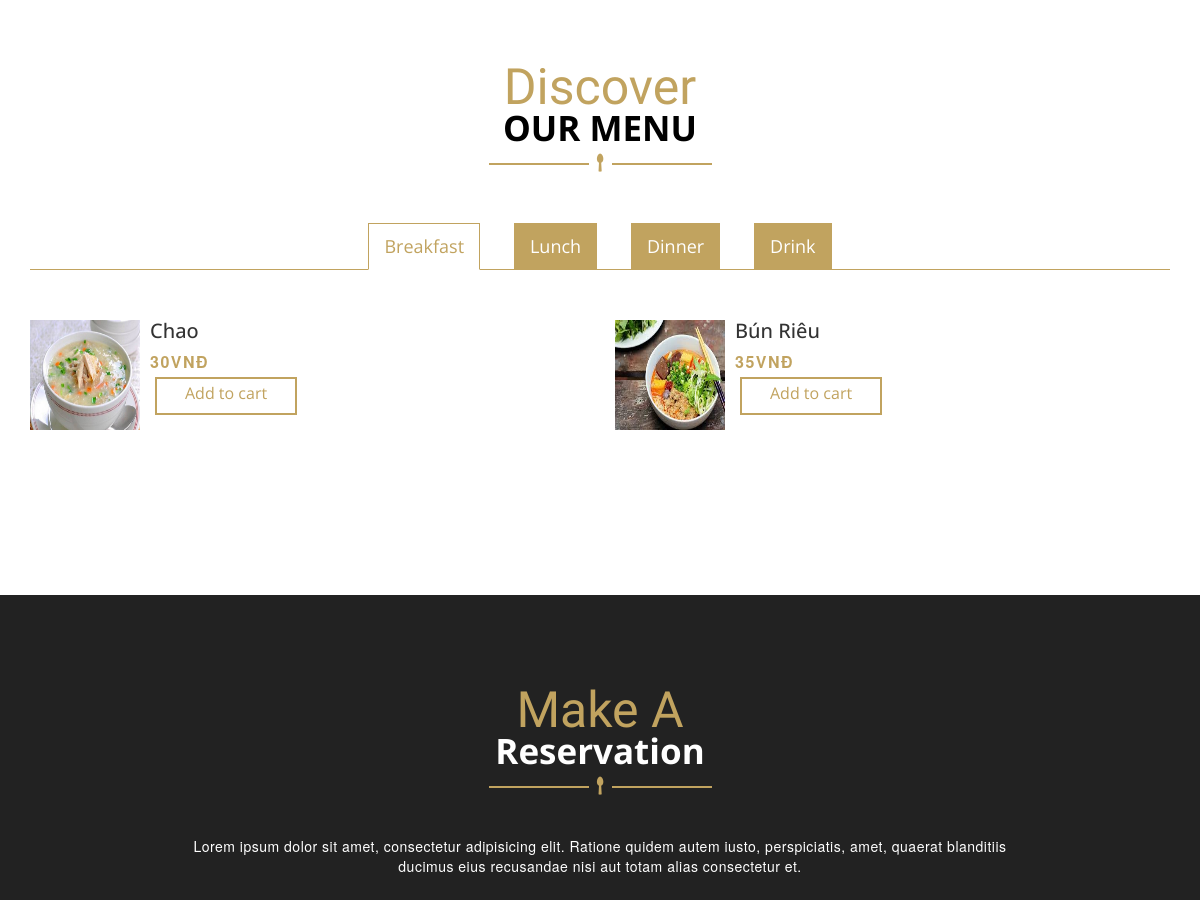
Before: / (middle part) with the older database file.
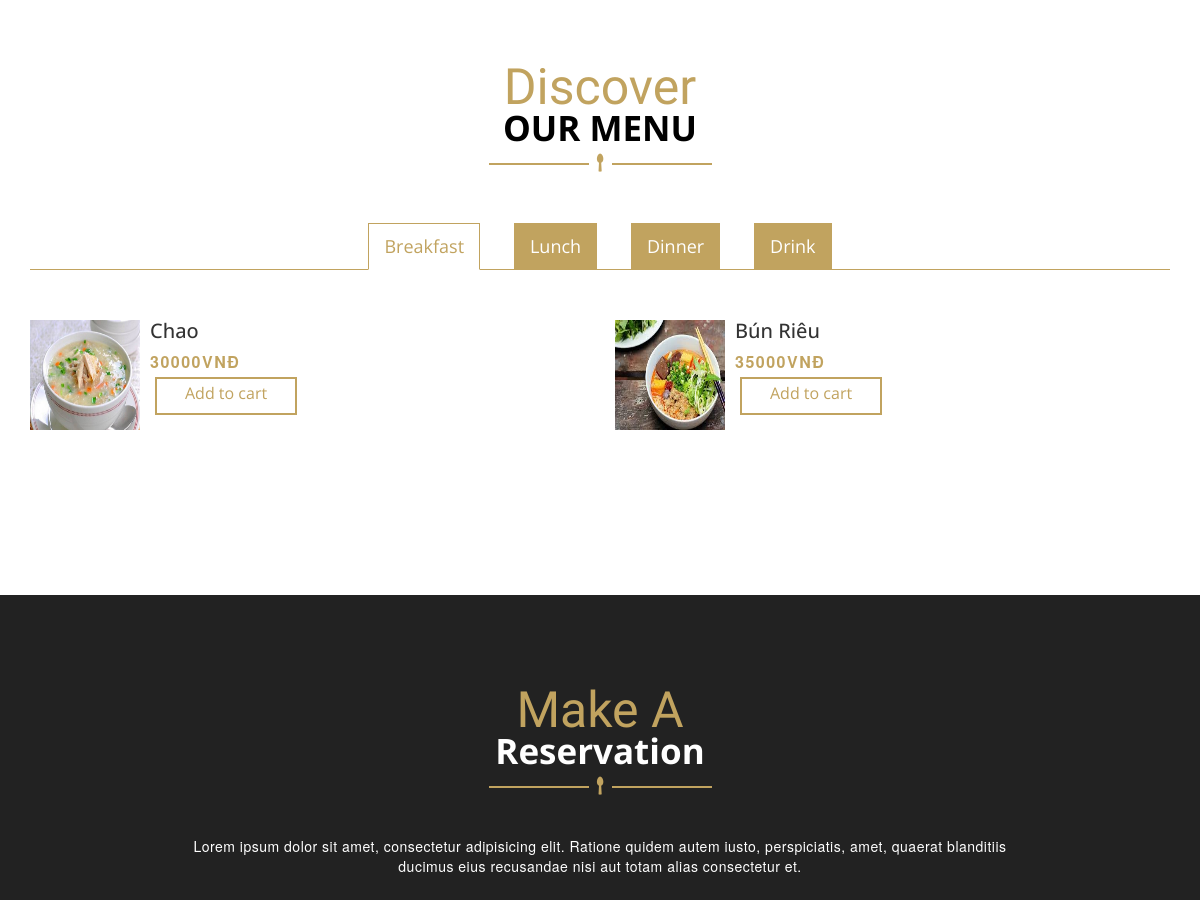
After: the same page with the newer database file.
### tables this page shows
CREATE TABLE `category_product` (
  `id` int(11) NOT NULL,
  `catname` varchar(100) NOT NULL,
  `vendor_id` int(11) NOT NULL
);

CREATE TABLE `product` (
  `product_id` int(11) NOT NULL,
  `category_id` int(1) NOT NULL,
  `product_name` varchar(30) NOT NULL,
  `description` text NOT NULL,
  `price` double NOT NULL,
  `photo` varchar(150) NOT NULL,
  `vendor_id` int(11) NOT NULL,
  `is_ready` int(11) NOT NULL DEFAULT '1'
);

### site/core/Base_Controller.php (called while the page is built, shortened)
<?php if (!defined('PATH_SYSTEM')) die('Bad requested!');
class Base_Controller extends Controller {
    public function load_header($header_name,$data) {
        global $Database;
        $data['header']['user'] = get_user($Database,$this->auth->username);
        $this->view->load($header_name,$data);
    }
}

### site/controller/Index_Controller.php (called while the page is built, shortened)
<?php if (!defined('PATH_SYSTEM')) die('Bad requested!');
class Index_Controller extends Base_Controller {
    public function indexAction(){
        global $Database;
        $data = array('title' => 'BK Smart Food Court');
        $list_vendor = get_all_by_tablename($Database,'vendor');
        $number_vendor = count($list_vendor);
        for ($i = 0; $i < $number_vendor; $i++) {
            $data['list_vendor'][$list_vendor[$i]['id']]['categories'] = get_category_products_of_vendor($Database,$list_vendor[$i]['id']);
            $data['list_vendor'][$list_vendor[$i]['id']]['products'] = get_products_of_vendor($Database,$list_vendor[$i]['id']);
        }
        if(isset($_GET['vendor_id'])) $data['vendor_id'] = intval($_GET['vendor_id']);
        else $data['vendor_id'] = 1;
        $this->load_header('header',$data);
        $this->view->load('slider',$data);
        $this->view->load('about_us',$data);
        $this->view->load('counter',$data);
        $this->view->load('menu',$data);
        $this->view->load('reservation',$data);
        $this->view->load('gallery',$data);
        $this->view->load('client_testimonical',$data);
        $this->view->load('subscription',$data);
        $this->view->load('chief',$data);
        $this->view->load('lastest_news',$data);
        $this->view->load('contact',$data);
        $this->view->load('map',$data);
        $this->view->load('another',$data);
        $this->view->load('footer',$data);
    }
}

### index.php (called while the page is built, shortened)
<?php
require_once(PATH_SYSTEM . '/library/DB_Library.php');
$Database = new DB();
load();

### system/library/DB_Library.php (called while the page is built, shortened)
<?php if ( ! defined('PATH_SYSTEM')) die ('Bad requested!');
class DB{
    private $db = null;
    public function __construct()
    {
        try {
            $this->db = new mysqli( DB_HOST, DB_USER, DB_PASS, DB_NAME );
            $this->db->set_charset( "utf8" );
        } catch ( Exception $e ) {
            die( 'Unable to connect to database' );
        }
    }
    public function query($query,$string_bind_param,$array_value_of_bind_param){
        $stmt = $this->db->prepare( $query );
        $stmt->bind_param($string_bind_param, ...$array_value_of_bind_param);
        $stmt->execute();
        $result = $stmt->get_result();
        return $result;
    }
}

### site/model/Db_Model.php (called while the page is built, shortened)
<?php if (!defined('PATH_SYSTEM')) die('Bad requested!');
function get_all_by_tablename($Database,$table){
    $result = $Database->query("SELECT * FROM ${table}", '', array());
    if ($result->num_rows > 0) {
        while ($row = $result->fetch_assoc()) {
            $output[] = $row;
        }
        return $output;
    } else return false;
}
function get_products_of_vendor($Database,$vendor_id){
    $result = $Database->query("SELECT * FROM product where vendor_id = ?", 'i', array($vendor_id));
    if ($result->num_rows > 0) {
        while ($row = $result->fetch_assoc()) {
            $output[] = $row;
        }
        return $output;
    } else return false;
}
function get_category_products_of_vendor($Database,$vendor_id){
    $result = $Database->query("SELECT * FROM category_product where vendor_id = ?", 'i', array($vendor_id));
    if ($result->num_rows > 0) {
        while ($row = $result->fetch_assoc()) {
            $output[] = $row;
        }
        return $output;
    } else return false;
}
?>

### site/view/menu.php (the view, shortened to what this page needs)
<section id="mu-restaurant-menu">
<div class="container">
    <div class="row">
    <div class="col-md-12">
        <div class="mu-restaurant-menu-area">
        <div class="mu-title">
            <span class="mu-subtitle">Discover</span>
            <h2>OUR MENU</h2>
            <?php $menu=$list_vendor[$vendor_id]; ?>
            <i class="fa fa-spoon"></i>
        </div>
        <div class="mu-restaurant-menu-content">
            <ul class="nav nav-tabs mu-restaurant-menu">
            <?php foreach ($menu['categories'] as $row): ?>
            <?php if($active) echo('<li>'); else { echo('<li class="active">'); $active=1;} ?><a href="#<?= htmlentities(strtolower($row['catname']),ENT_QUOTES);?>" data-toggle="tab"><?= htmlentities(ucfirst(strtolower($row['catname'])),ENT_QUOTES);?></a></li>
            <?php endforeach; ?>
            </ul>
            <div class="tab-content">
            <?php foreach ($menu['categories'] as $row): ?>
            <?php
                $counter_product_of_category = 0;
                for ($i=0;$i<count($menu['products']);$i++){
                if ($row['id']==$menu['products'][$i]['category_id']) $counter_product_of_category+=1;
                }
            ?>
            <div class="tab-pane fade in <?php if(!$active2) { echo('active'); $active2=1;} ?>" id="<?= htmlentities(strtolower($row['catname']),ENT_QUOTES);?>">
                <div class="mu-tab-content-area">
                <div class="row">
                    <div class="col-md-6">
                    <div class="mu-tab-content-left">
                        <ul class="mu-menu-item-nav">
                        <?php $counter=0;$i=0?>
                        <?php while($counter < round($counter_product_of_category/2) ): ?>
                            <?php $product=$menu['products'][$i]; ?>
                            <?php if($product['category_id']==$row['id']): ?>
                            <?php $counter+=1 ?>
                        <li>
                            <div class="media">
                            <div class="media-left">
                                <a href="#">
                                <img class="media-object" src="<?= $product['photo']?>" alt="img">
                                </a>
                            </div>
                            <div class="media-body">
                                <h4 class="media-heading"><a href="#"><?= htmlentities($product['product_name'],ENT_QUOTES)?></a></h4>
                                <span class="mu-menu-price"><?= $product['price']?>VNĐ</span>
                                <br><div style="padding-top:10px" onclick="submit_form('add_to_cart','product_id','<?= $product['product_id']; ?>')" type="button" class="mu-readmore-btn" tabindex="-1">Add to cart</div>
                            </div>
                            </div>
                        </li>
                            <?php endif; ?>
                            <?php $i+=1 ?>
                        <?php endwhile; ?>
                        </ul>
                    </div>
                    </div>
                    <div class="col-md-6">
                    <div class="mu-tab-content-left">
                        <ul class="mu-menu-item-nav">
                        <?php while($counter < $counter_product_of_category ): ?>
                            <?php $product=$menu['products'][$i]; ?>
                            <?php if($product['category_id']==$row['id']): ?>
                            <?php $counter+=1 ?>
                        <li>
                            <div class="media">
                            <div class="media-left">
                                <a href="#">
                                <img class="media-object" src="<?= $product['photo']?>" alt="img">
                                </a>
                            </div>
                            <div class="media-body">
                                <h4 class="media-heading"><a href="#"><?= htmlentities($product['product_name'],ENT_QUOTES)?></a></h4>
                                <span class="mu-menu-price"><?= $product['price']?>VNĐ</span>
                                <br><div style="padding-top:10px" onclick="submit_form('add_to_cart','product_id','<?= $product['product_id']; ?>')" type="button" class="mu-readmore-btn" tabindex="-1">Add to cart</div>
                        </li>
                            <?php endif; ?>
                            <?php $i+=1 ?>
                        <?php endwhile; ?>
                        </ul>
                    </div>
                    </div>
                </div>
                </div>
            </div>
            <?php endforeach; ?>
            </div>
        </div>
        </div>
    </div>
    </div>
</div>
</section>

### site/view/header.php (shortened to what this page needs)
<!DOCTYPE html>
<html lang="en">
  <head>
    <link href="assets/css/font-awesome.css" rel="stylesheet">
    <link href="assets/css/bootstrap.css" rel="stylesheet">
    <link rel="stylesheet" type="text/css" href="assets/css/slick.css">
    <link rel="stylesheet" type="text/css" href="assets/css/bootstrap-datepicker.css">
    <link rel="stylesheet" href="assets/css/jquery.fancybox.css" type="text/css" media="screen" />
    <link id="switcher" href="assets/css/theme-color/default-theme.css" rel="stylesheet">
    <link href="style.css" rel="stylesheet">
  </head>
  <body>

### site/view/reservation.php (shortened to what this page needs)
<section id="mu-reservation">
  <div class="container">
    <div class="row">
      <div class="col-md-12">
        <div class="mu-reservation-area">
          <div class="mu-title">
            <span class="mu-subtitle">Make A</span>
            <h2>Reservation</h2>
            <i class="fa fa-spoon"></i>
          </div>
          <div class="mu-reservation-content">
            <p>Lorem ipsum dolor sit amet, consectetur adipisicing elit. Ratione quidem autem iusto, perspiciatis, amet, quaerat blanditiis ducimus eius recusandae nisi aut totam alias consectetur et.</p>
          </div>
        </div>
      </div>
    </div>
  </div>
</section>

### site/view/footer.php (shortened to what this page needs)
  </body>
</html>

### public/spicyX/assets/css/theme-color/default-theme.css (style rules this page uses)
.mu-readmore-btn { color: #c1a35f; }
.mu-readmore-btn::after { border: 2px solid #c1a35f; }
.mu-title .mu-subtitle { color: #c1a35f; }
.mu-title i { color: #c1a35f; }
#mu-restaurant-menu .mu-restaurant-menu-area .mu-restaurant-menu-content .mu-restaurant-menu { border-bottom: 1px solid #c1a35f; }
#mu-restaurant-menu .mu-restaurant-menu-area .mu-restaurant-menu-content .mu-restaurant-menu li a { background-color: #c1a35f; }
#mu-restaurant-menu .mu-restaurant-menu-area .mu-restaurant-menu-content .mu-restaurant-menu .active a, #mu-restaurant-menu .mu-restaurant-menu-area .mu-restaurant-menu-content .mu-restaurant-menu .active a:hover, #mu-restaurant-menu .mu-restaurant-menu-area .mu-restaurant-menu-content .mu-restaurant-menu .active a:focus { color: #c1a35f; border-color: #c1a35f #c1a35f transparent; }
#mu-restaurant-menu .mu-restaurant-menu-area .mu-restaurant-menu-content .mu-tab-content-area .mu-menu-item-nav li .media .media-body .mu-menu-price { color: #c1a35f; }

Changed rows visible on the page:
changed product "Chao": price "30" → "30000"
changed product "Bún Riêu": price "35" → "35000"
